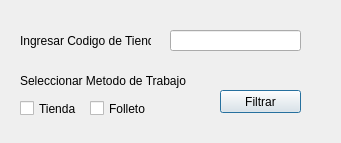
<?xml version="1.0" encoding="UTF-8"?>
<ui version="4.0">
 <class>mgtoolsDialogBase</class>
 <widget class="QDialog" name="mgtoolsDialogBase">
  <property name="geometry">
   <rect>
    <x>0</x>
    <y>0</y>
    <width>341</width>
    <height>143</height>
   </rect>
  </property>
  <property name="windowTitle">
   <string>Filtrar Tienda</string>
  </property>
  <widget class="QLabel" name="label">
   <property name="geometry">
    <rect>
     <x>20</x>
     <y>30</y>
     <width>131</width>
     <height>21</height>
    </rect>
   </property>
   <property name="text">
    <string>Ingresar Codigo de Tienda</string>
   </property>
  </widget>
  <widget class="QLineEdit" name="lineEdit">
   <property name="geometry">
    <rect>
     <x>170</x>
     <y>30</y>
     <width>131</width>
     <height>21</height>
    </rect>
   </property>
  </widget>
  <widget class="QLabel" name="label_2">
   <property name="geometry">
    <rect>
     <x>20</x>
     <y>70</y>
     <width>211</width>
     <height>21</height>
    </rect>
   </property>
   <property name="text">
    <string>Seleccionar Metodo de Trabajo</string>
   </property>
  </widget>
  <widget class="QPushButton" name="pushButton">
   <property name="geometry">
    <rect>
     <x>220</x>
     <y>90</y>
     <width>81</width>
     <height>23</height>
    </rect>
   </property>
   <property name="text">
    <string>Filtrar</string>
   </property>
  </widget>
  <widget class="QCheckBox" name="tda">
   <property name="geometry">
    <rect>
     <x>20</x>
     <y>100</y>
     <width>70</width>
     <height>17</height>
    </rect>
   </property>
   <property name="text">
    <string>Tienda</string>
   </property>
  </widget>
  <widget class="QCheckBox" name="folleto">
   <property name="geometry">
    <rect>
     <x>90</x>
     <y>100</y>
     <width>70</width>
     <height>17</height>
    </rect>
   </property>
   <property name="text">
    <string>Folleto</string>
   </property>
  </widget>
 </widget>
 <resources/>
 <connections/>
</ui>
